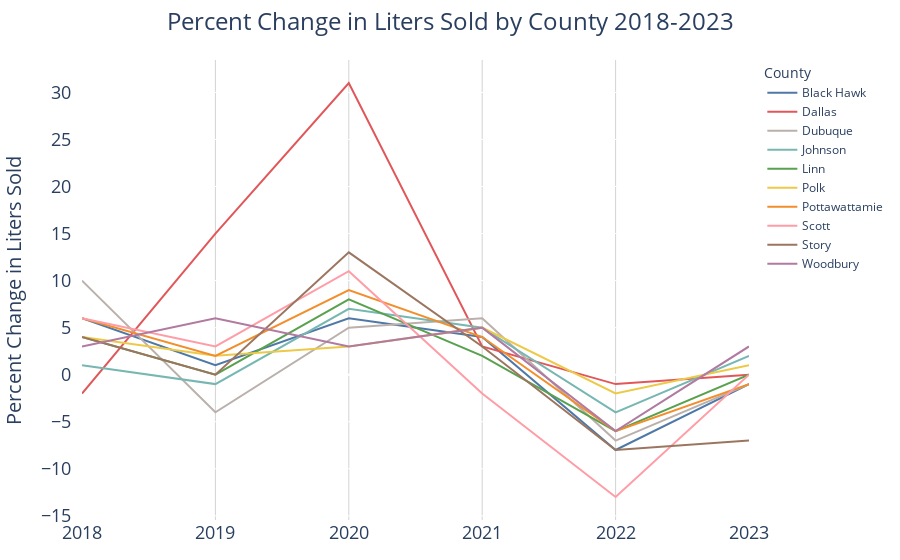

Here is the notebook cell this chart was saved with:
### Markdown cell above
### Dallas county had a 31 percent change from 2019 to 2020. Scott, Story and Dallas each had two dramatic year to year changes

### Code cell
fig = px.line(
    filtered_perc_change_df,
    x='year',
    y='percent_change_year',
    orientation='h',  # Horizontal bar chart
    color='county',  # Assign colors based on 'county' field
    color_discrete_map=county_colors,  # Apply custom colors
    labels={'liters_sold': 'Liters Sold ', 'county': 'County ', 'year': 'Year '},  # Custom labels
    height=600  
)

# Update layout
fig.update_layout(
    xaxis=dict(
        title=None,
        tickfont=dict(size=18),
        showgrid = True,
        gridcolor = 'LightGrey'

    ), 
    yaxis=dict(
        title='Percent Change in Liters Sold',
        tickfont=dict(size=18),
        title_font = dict(size = 20),
        ticksuffix = '  '#
    ),
    
    title=dict(
        text = "Percent Change in Liters Sold by County 2018-2023",
        x = .5,
        xanchor = 'center'
     ),

    showlegend=True,  # Hide legend since colors are used for encoding 'county'
    plot_bgcolor='rgba(0,0,0,0)',  # Transparent background for the plot area
    margin=dict(l=40, r=40, t=60, b=40),  # Left, Right, Top, Bottom margins
    title_font_size = 24
)

fig.show()

### Figure 1 — Plotly figure (JSON) as saved in the notebook; plotly's stock layout.template omitted (floating-point values rounded to 4 significant figures)
{"data": [{"hovertemplate": "County =Black Hawk<br>Year =%{x}<br>percent_change_year=%{y}<extra></extra>", "legendgroup": "Black Hawk", "line": {"color": "#4e79a7", "dash": "solid"}, "marker": {"symbol": "circle"}, "mode": "lines", "name": "Black Hawk", "orientation": "h", "showlegend": true, "type": "scatter", "x": [2018, 2019, 2020, 2021, 2022, 2023], "xaxis": "x", "y": [6, 1, 6, 4, -8, -1], "yaxis": "y"}, {"hovertemplate": "County =Dallas<br>Year =%{x}<br>percent_change_year=%{y}<extra></extra>", "legendgroup": "Dallas", "line": {"color": "#e15759", "dash": "solid"}, "marker": {"symbol": "circle"}, "mode": "lines", "name": "Dallas", "orientation": "h", "showlegend": true, "type": "scatter", "x": [2018, 2019, 2020, 2021, 2022, 2023], "xaxis": "x", "y": [-2, 15, 31, 3, -1, 0], "yaxis": "y"}, {"hovertemplate": "County =Dubuque<br>Year =%{x}<br>percent_change_year=%{y}<extra></extra>", "legendgroup": "Dubuque", "line": {"color": "#bab0ac", "dash": "solid"}, "marker": {"symbol": "circle"}, "mode": "lines", "name": "Dubuque", "orientation": "h", "showlegend": true, "type": "scatter", "x": [2018, 2019, 2020, 2021, 2022, 2023], "xaxis": "x", "y": [10, -4, 5, 6, -7, -1], "yaxis": "y"}, {"hovertemplate": "County =Johnson<br>Year =%{x}<br>percent_change_year=%{y}<extra></extra>", "legendgroup": "Johnson", "line": {"color": "#76b7b2", "dash": "solid"}, "marker": {"symbol": "circle"}, "mode": "lines", "name": "Johnson", "orientation": "h", "showlegend": true, "type": "scatter", "x": [2018, 2019, 2020, 2021, 2022, 2023], "xaxis": "x", "y": [1, -1, 7, 5, -4, 2], "yaxis": "y"}, {"hovertemplate": "County =Linn<br>Year =%{x}<br>percent_change_year=%{y}<extra></extra>", "legendgroup": "Linn", "line": {"color": "#59a14f", "dash": "solid"}, "marker": {"symbol": "circle"}, "mode": "lines", "name": "Linn", "orientation": "h", "showlegend": true, "type": "scatter", "x": [2018, 2019, 2020, 2021, 2022, 2023], "xaxis": "x", "y": [4, 0, 8, 2, -6, 0], "yaxis": "y"}, {"hovertemplate": "County =Polk<br>Year =%{x}<br>percent_change_year=%{y}<extra></extra>", "legendgroup": "Polk", "line": {"color": "#edc948", "dash": "solid"}, "marker": {"symbol": "circle"}, "mode": "lines", "name": "Polk", "orientation": "h", "showlegend": true, "type": "scatter", "x": [2018, 2019, 2020, 2021, 2022, 2023], "xaxis": "x", "y": [4, 2, 3, 5, -2, 1], "yaxis": "y"}, {"hovertemplate": "County =Pottawattamie<br>Year =%{x}<br>percent_change_year=%{y}<extra></extra>", "legendgroup": "Pottawattamie", "line": {"color": "#f28e2b", "dash": "solid"}, "marker": {"symbol": "circle"}, "mode": "lines", "name": "Pottawattamie", "orientation": "h", "showlegend": true, "type": "scatter", "x": [2018, 2019, 2020, 2021, 2022, 2023], "xaxis": "x", "y": [6, 2, 9, 4, -6, -1], "yaxis": "y"}, {"hovertemplate": "County =Scott<br>Year =%{x}<br>percent_change_year=%{y}<extra></extra>", "legendgroup": "Scott", "line": {"color": "#ff9da7", "dash": "solid"}, "marker": {"symbol": "circle"}, "mode": "lines", "name": "Scott", "orientation": "h", "showlegend": true, "type": "scatter", "x": [2018, 2019, 2020, 2021, 2022, 2023], "xaxis": "x", "y": [6, 3, 11, -2, -13, 0], "yaxis": "y"}, {"hovertemplate": "County =Story<br>Year =%{x}<br>percent_change_year=%{y}<extra></extra>", "legendgroup": "Story", "line": {"color": "#9c755f", "dash": "solid"}, "marker": {"symbol": "circle"}, "mode": "lines", "name": "Story", "orientation": "h", "showlegend": true, "type": "scatter", "x": [2018, 2019, 2020, 2021, 2022, 2023], "xaxis": "x", "y": [4, 0, 13, 3, -8, -7], "yaxis": "y"}, {"hovertemplate": "County =Woodbury<br>Year =%{x}<br>percent_change_year=%{y}<extra></extra>", "legendgroup": "Woodbury", "line": {"color": "#b07aa1", "dash": "solid"}, "marker": {"symbol": "circle"}, "mode": "lines", "name": "Woodbury", "orientation": "h", "showlegend": true, "type": "scatter", "x": [2018, 2019, 2020, 2021, 2022, 2023], "xaxis": "x", "y": [3, 6, 3, 5, -6, 3], "yaxis": "y"}], "layout": {"autosize": true, "legend": {"title": {"text": "County "}, "tracegroupgap": 0}, "margin": {"b": 40, "l": 40, "r": 40, "t": 60}, "plot_bgcolor": "rgba(0, 0, 0, 0)", "showlegend": true, "title": {"font": {"size": 24}, "text": "Percent Change in Liters Sold by County 2018-2023", "x": 0.5, "xanchor": "center"}, "xaxis": {"anchor": "y", "autorange": true, "domain": [0, 1], "gridcolor": "LightGrey", "range": [2018, 2023], "showgrid": true, "tickfont": {"size": 18}, "title": {}, "type": "linear"}, "yaxis": {"anchor": "x", "autorange": true, "domain": [0, 1], "range": [-15.44, 33.44], "tickfont": {"size": 18}, "ticksuffix": "  ", "title": {"font": {"size": 20}, "text": "Percent Change in Liters Sold"}, "type": "linear"}}}
